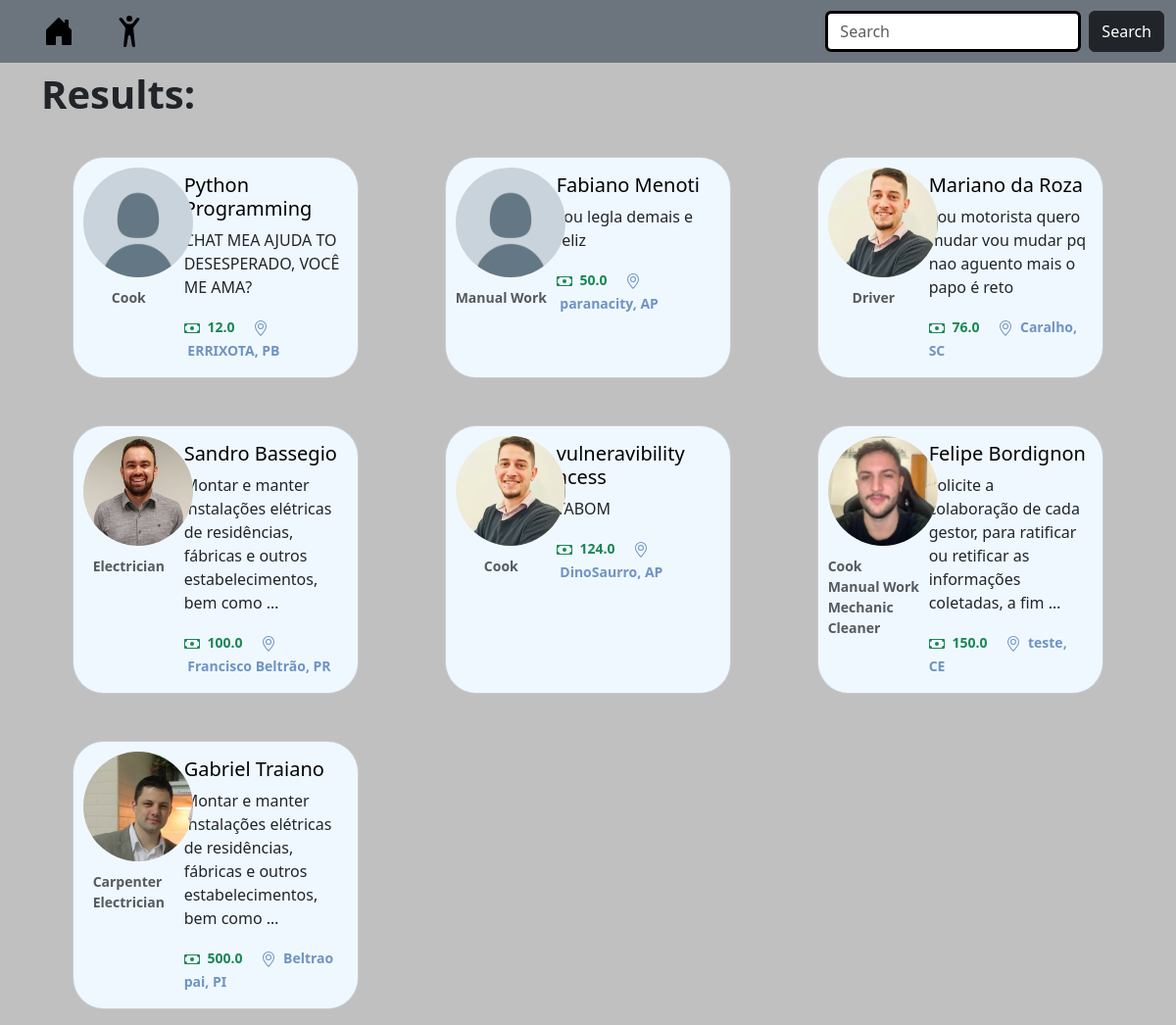
The app's page /search/ with its own data.
### home/models.py (models this page shows)
class CustomUser(AbstractUser):
    profile_pic = models.ImageField(_('Profile Picture'), upload_to='profile_img/',blank=True, default='/profile_img/standard.png')
    birth_date = models.DateField(_('Birth Date'), null=True,blank=True)
    phone = models.CharField(_('Phone Number'), max_length=15,help_text='Type your number')
    description = models.TextField(_('Description'), max_length=350, blank=True, null=True)
    city = models.CharField(max_length=70, blank=True, null=True)
    job = models.ManyToManyField('Job', related_name='users')
    genre = models.ForeignKey('Genre', related_name='users', on_delete=models.SET_NULL, null=True,blank=True)
    price_average = models.FloatField(_('Price Average'), blank=True, null=True)
    is_contractor = models.BooleanField(_('Is Contractor'), default=True, help_text='Check this box if you want hire a job instead make a freelancer')
    email = models.EmailField('E-mail')
    brazil_states = (
    ('AC', 'Acre'),
    ('AL', 'Alagoas'),
    ('AP', 'Amapá'),
    ('AM', 'Amazonas'),
    ('BA', 'Bahia'),
    ('CE', 'Ceará'),
    ('DF', 'Distrito Federal'),
    ('ES', 'Espírito Santo'),
    ('GO', 'Goiás'),
    ('MA', 'Maranhão'),
    ('MT', 'Mato Grosso'),
    ('MS', 'Mato Grosso do Sul'),
    ('MG', 'Minas Gerais'),
    ('PA', 'Pará'),
    ('PB', 'Paraíba'),
    ('PR', 'Paraná'),
    ('PE', 'Pernambuco'),
    ('PI', 'Piauí'),
    ('RJ', 'Rio de Janeiro'),
    ('RN', 'Rio Grande do Norte'),
    ('RS', 'Rio Grande do Sul'),
    ('RO', 'Rondônia'),
    ('RR', 'Roraima'),
    ('SC', 'Santa Catarina'),
    ('SP', 'São Paulo'),
    ('SE', 'Sergipe'),
    ('TO', 'Tocantins'))
    uf = models.CharField(max_length=2, choices=brazil_states, help_text='Select the state where you live', blank=True,null=True)
    def get_absolute_url(self):
        return reverse("user-detail", args=[str(self.id)])
    class Meta:
        ordering = ['price_average']
        verbose_name = 'User'
        verbose_name_plural = 'Users'

class Job(models.Model):
    JOB_ROLES = (
        ('Electrician', 'Electrician'),
        ('Cook', 'Cook'),
        ('Carpenter', 'Carpenter'),
        ('Blacksmith', 'Blacksmith'),
        ('Driver', 'Driver'),
        ('Babysitter', 'Babysitter'),
        ('Cleaner', 'Cleaner'),
        ('Mechanic', 'Mechanic'),
        ('Manual Work', 'Manual Work'),
    )
    name = models.CharField(_('Job'),max_length=11 ,choices=JOB_ROLES)
    def __str__(self):
        return self.name

### home/views.py (the view)
# urls.py: path('search/', views.Search.as_view(), name = 'search'),
class Search(ListView):
    model = CustomUser
    template_name = 'search.html'
    context_object_name = 'users'
    def get_queryset(self) -> QuerySet[Any]:
        query = self.request.GET.get('q')
        if query:
            return CustomUser.objects.filter(job__name__iexact =query) | CustomUser.objects.filter(city__iexact=query) | CustomUser.objects.filter(first_name__icontains=query) | CustomUser.objects.filter(description__icontains= query)
        else:
            return CustomUser.objects.filter(is_contractor=False)

### home/context_processors.py (called while the page is built)
def proposal_status(request):
    has_prop_wait = False
    if request.user.is_authenticated:
        user = request.user
        proposal = CustomUser.objects.filter(proposals_receive__status='waiting', id=user.id)
        if proposal:
            has_prop_wait = True
    return {'has_prop_wait': has_prop_wait}

### home/templates/search.html (shortened to what this page needs)
{% extends "base.html" %}
{% block content %}
<div class="container">
    <div class="row">
          {% for user in users %}
            {% if forloop.counter == 1 %}
                <h1 style="margin-top:0.5rem;"><strong>Results:</strong></h1>
            {% endif %}
            <div class="col-md-4 d-flex align-items-stretch">
                <div class="card mb-3" style="margin:2rem; border-radius:2rem; background-color:aliceblue;">
                    <div class="row g-0">
                        <div class="col-md-4">
                            <img src="{{ user.profile_pic.url }}" class="img-fluid rounded-start"
                            style="margin:10px; max-width:7rem; clip-path:circle(50%); object-fit:cover;">
                            <p class="card-text"><small class="text-body-secondary" style="
                                display:flex; justify-content:center; font-weight:600;
                                position:relative;left:0.5rem;
                                ">{% for job in user.job.all %}{{ job }}<br>{% endfor %}</small></p>
                        </div>
                        <div class="col-md-8">
                            <div class="card-body">
                                <h5 class="card-title"><a href="{{user.get_absolute_url}}" style="text-decoration:none; color:black;">{{ user.first_name }} {{ user.last_name }}</a></h5>
                                <p class="card-text">{{ user.description|truncatechars:100 }}</p>
                                <p class="card-text text-success">
                                    <small><strong>&nbsp{{ user.price_average }}</strong><strong style="color:#6e94c4;">&nbsp&nbsp&nbsp&nbsp
                                        &nbsp{{ user.city }}, {{ user.uf }}</strong></small>
                                </p>
                            </div>
                        </div>
                    </div>
                </div>
            </div>
            {% if forloop.counter|divisibleby:3 and not forloop.last %}
                </div><div class="row">
            {% endif %}
        {% endfor %}
    </div>
</div>
{% endblock %}

### records on screen
CustomUser: shows "Results:", profile_pic (picture), first_name "Python", last_name "Programming", description "CHAT MEA AJUDA TO DESESPERADO, VOCÊ ME AMA?", price_average "12.0", city "ERRIXOTA", uf "PB"
Job: name "Cook"
CustomUser: profile_pic (picture), first_name "Fabiano", last_name "Menoti", description "sou legla demais e feliz", price_average "50.0", city "paranacity", uf "AP"
Job: name "Manual Work"
CustomUser: profile_pic (picture), first_name "Mariano", last_name "da Roza", description "Sou motorista quero mudar vou mudar pq nao aguento mais o papo é reto", price_average "76.0", city "Caralho", uf "SC"
Job: name "Driver"
CustomUser: profile_pic (picture), first_name "Sandro", last_name "Bassegio", description "Montar e manter instalações elétricas de residências, fábricas e outros estabelecimentos, bem como …", price_average "100.0", city "Francisco Beltrão", uf "PR"
Job: name "Electrician"
CustomUser: profile_pic (picture), first_name "vulneravibility", last_name "acess", description "TABOM", price_average "124.0", city "DinoSaurro", uf "AP"
CustomUser: profile_pic (picture), first_name "Felipe", last_name "Bordignon", description "Solicite a colaboração de cada gestor, para ratificar ou retificar as informações coletadas, a fim …", price_average "150.0", city "teste", uf "CE"
Job: name "Mechanic"
Job: name "Cleaner"
CustomUser: profile_pic (picture), first_name "Gabriel", last_name "Traiano", description "Montar e manter instalações elétricas de residências, fábricas e outros estabelecimentos, bem como …", price_average "500.0", city "Beltrao pai", uf "PI"
Job: name "Carpenter"
